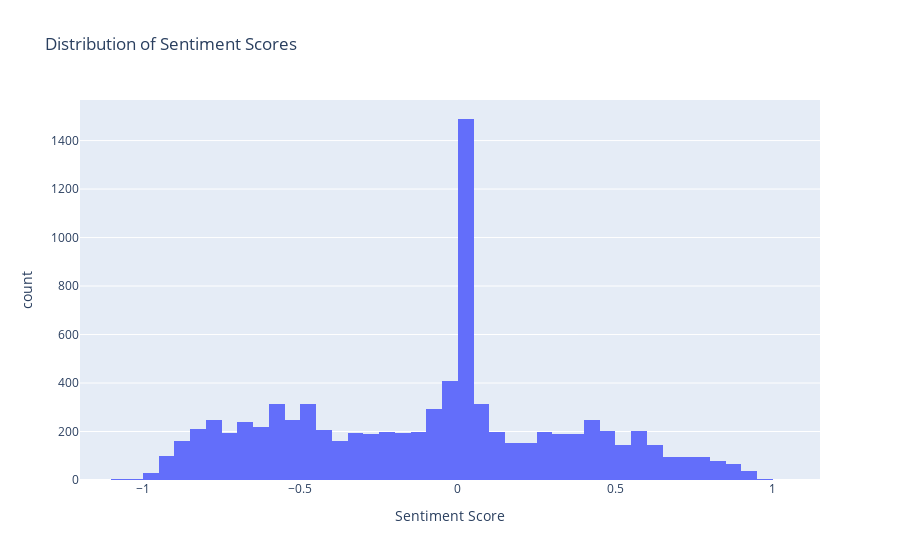

Here is the notebook cell this chart was saved with:
### Markdown cell above
Visualisation proper to the sentiment scores obtained with VADER thusfar.

### Code cell
df_terrorism_summaries['Sentiment Score'] = df_terrorism_summaries['summaries_scores'].apply(lambda x: x[0])

# Create a histogram of sentiment scores
fig = px.histogram(df_terrorism_summaries, x='Sentiment Score', nbins=50, title='Distribution of Sentiment Scores')
fig.show()

### Figure 1 — Plotly figure (JSON) as saved in the notebook; plotly's stock layout.template omitted (floating-point values rounded to 4 significant figures; data arrays with more than 128 entries replaced by an {"elided": "..."} marker saying what was removed)
{"data": [{"alignmentgroup": "True", "bingroup": "x", "hovertemplate": "Sentiment Score=%{x}<br>count=%{y}<extra></extra>", "legendgroup": "", "marker": {"color": "#636efa", "pattern": {"shape": ""}}, "name": "", "nbinsx": 50, "offsetgroup": "", "orientation": "v", "showlegend": false, "type": "histogram", "x": {"elided": "8626 float values"}, "xaxis": "x", "yaxis": "y"}], "layout": {"barmode": "relative", "legend": {"tracegroupgap": 0}, "title": {"text": "Distribution of Sentiment Scores"}, "xaxis": {"anchor": "y", "domain": [0, 1], "title": {"text": "Sentiment Score"}}, "yaxis": {"anchor": "x", "domain": [0, 1], "title": {"text": "count"}}}}
